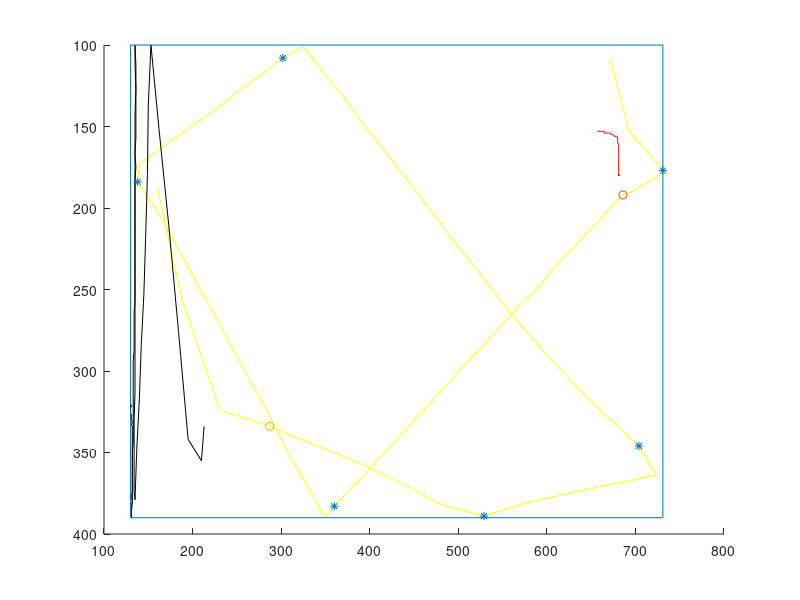

Write MATLAB code to recreate this figure.
% initialisation

clear;clc; close all

pos = [[681,180,160,187,213,334];[681,180,188,256,213,334];[682,180,231,324,210,355];[681,180,287,334,195,342];[681,180,341,346,184,275];[681,180,390,357,173,210];[682,180,436,369,162,151];[681,180,481,382,153,100];[681,180,529,389,150,137];[682,180,576,381,149,180];[681,180,625,375,147,218];[681,180,677,369,145,253];[681,180,724,364,142,285];[681,180,704,346,140,316];[681,180,664,326,137,348];[681,180,629,307,135,379];[681,180,598,289,134,374];[681,180,569,271,134,352];[681,180,542,253,134,330];[681,180,517,235,135,313];[681,180,493,219,135,295];[681,180,468,201,135,278];[681,180,444,184,135,261];[681,180,420,167,135,243];[681,180,396,151,135,226];[681,180,372,133,135,209];[681,180,348,117,135,193];[681,180,325,101,135,176];[681,180,302,108,135,160];[681,180,278,118,135,143];[681,180,255,127,136,127];[681,180,232,137,135,111];[682,180,209,146,135,100];[681,180,186,155,136,112];[681,180,163,164,136,121];[681,180,140,173,136,130];[681,180,138,184,136,139];[681,180,155,198,136,148];[681,180,169,210,136,157];[681,180,181,223,135,166];[681,180,194,235,136,175];[681,180,206,248,135,183];[681,180,219,260,135,192];[681,180,231,272,135,200];[681,180,243,284,135,208];[681,180,255,296,135,217];[681,180,267,308,135,225];[681,180,280,320,135,233];[681,180,291,332,135,241];[681,180,302,344,135,249];[681,180,314,356,135,257];[681,180,326,367,134,264];[681,180,338,379,134,272];[681,180,349,390,134,279];[681,180,360,383,134,287];[681,180,372,376,133,294];[681,180,382,370,133,301];[681,180,394,364,133,308];[681,180,404,357,133,316];[681,180,414,352,133,323];[681,180,426,345,133,329];[682,180,436,339,133,336];[681,180,446,333,133,343];[682,180,456,326,132,349];[681,180,466,321,132,356];[681,180,476,315,132,362];[681,180,486,309,132,368];[681,180,496,303,132,374];[681,180,506,297,132,380];[681,180,516,291,131,386];[681,180,526,286,131,390];[681,180,536,280,131,387];[681,180,545,274,131,383];[681,180,554,269,132,380];[681,180,564,263,131,377];[681,180,572,258,132,374];[681,180,582,253,132,371];[681,180,592,248,132,369];[681,180,600,242,132,366];[681,180,610,236,132,363];[681,180,618,231,132,360];[681,180,628,226,132,358];[681,180,636,221,132,356];[681,180,644,216,132,353];[681,180,653,211,132,351];[681,180,662,206,132,349];[681,180,670,201,132,347];[681,180,678,196,132,345];[681,179,686,192,132,343];[681,177,696,190,132,341];[681,176,704,187,132,339];[681,173,712,185,132,337];[681,172,720,182,132,336];[681,169,728,180,132,334];[681,168,731,177,131,333];[681,166,726,174,132,331];[681,165,722,171,131,330];[681,163,718,169,131,329];[681,162,714,166,131,328];[681,161,709,163,131,327];[680,160,705,160,130,326];[680,159,700,158,130,325];[680,158,696,155,130,324];[680,157,693,153,130,324];[679,156,691,150,130,323];[676,156,690,147,130,323];[675,155,689,145,130,322];[673,155,688,142,131,322];[671,154,686,139,131,321];[670,154,685,137,130,321];[668,154,684,134,130,321];[667,154,683,132,130,321];[665,154,682,130,130,321];[665,153,681,128,131,321];[663,153,680,126,131,321];[663,153,679,124,131,321];[662,153,678,122,131,321];[661,153,677,120,131,321];[660,153,676,118,131,321];[659,153,675,117,131,321];[659,153,674,115,131,321];[658,153,674,114,131,321];[657,153,673,112,131,321];[657,153,672,111,131,321];[657,153,672,110,131,321];[657,153,670,109,131,321]];
ball_diam = 11;

x_min = min(min(pos(:,[1 3 5])));
x_max = max(max(pos(:,[1 3 5])));
y_min = min(min(pos(:,[2 4 6])));
y_max = max(max(pos(:,[2 4 6])));

ScoreSheet = figure(1);

hold on

plot(pos(:,1),pos(:,2),'r-',pos(:,3),pos(:,4),'y-',pos(:,5),pos(:,6),'k-');
axis ij

line([x_min x_max],[y_min y_min]);
line([x_min x_max],[y_max y_max]);
line([x_min x_min],[y_min y_max]);
line([x_max x_max],[y_min y_max]);

posleft = [pos;pos(end,:);pos(end,:)];
posright = [pos(1,:);pos(1,:);pos];
pos = [pos(1,:);pos;pos(end,:)];

n_frames = numel(pos)/6;

vel = (posright-posleft)/2;
acc = (posright-2*pos+posleft)/4;

velleft=[vel(2:end,:);vel(end,:)];
velright=[vel(1,:);vel(1:end-1,:)];

moving(:,1) = (pos(:,1)-pos(1,1)).^2 + (pos(:,2)-pos(1,2)).^2 >= 100;
moving(:,2) = (pos(:,3)-pos(1,3)).^2 + (pos(:,4)-pos(1,4)).^2 >= 100;
moving(:,3) = (pos(:,5)-pos(1,5)).^2 + (pos(:,6)-pos(1,6)).^2 >= 100;

moving_ind = find(moving);
player_ball = ceil(min(moving_ind(mod(moving_ind-1,n_frames)==min(mod(moving_ind-1,n_frames))))/n_frames);
fprintf("player ball : %d\n",player_ball);

if player_ball == 1
    ball_a = 2;
    ball_b = 3;
elseif player_ball == 2
    ball_a = 1;
    ball_b = 3;
else
    player_ball = 3;
    ball_a = 1;
    ball_b = 2;
end

vel_comp = sqrt(max(vel(:,2*player_ball-1).^2+vel(:,2*player_ball).^2,max(velleft(:,2*player_ball-1).^2+velleft(:,2*player_ball).^2,velright(:,2*player_ball-1).^2+velright(:,2*player_ball).^2)));

vel_comp_a_sq = ball_diam^2 + max((vel(:,2*player_ball-1)-vel(:,2*ball_a-1)).^2+(vel(:,2*player_ball)-vel(:,2*ball_a)).^2,max((velleft(:,2*player_ball-1)-velleft(:,2*ball_a-1)).^2+(velleft(:,2*player_ball)-velleft(:,2*ball_a)).^2,(velright(:,2*player_ball-1)-velright(:,2*ball_a-1)).^2+(velright(:,2*player_ball)-velright(:,2*ball_a)).^2));
vel_comp_b_sq = ball_diam^2 + max((vel(:,2*player_ball-1)-vel(:,2*ball_b-1)).^2+(vel(:,2*player_ball)-vel(:,2*ball_b)).^2,max((velleft(:,2*player_ball-1)-velleft(:,2*ball_b-1)).^2+(velleft(:,2*player_ball)-velleft(:,2*ball_b)).^2,(velright(:,2*player_ball-1)-velright(:,2*ball_b-1)).^2+(velright(:,2*player_ball)-velright(:,2*ball_b)).^2));

band_touch_left = velleft(:,2*player_ball-1) < 0 & velright(:,2*player_ball-1) > 0 & (pos(:,2*player_ball-1)-x_min) <= vel_comp;
band_touch_right = velleft(:,2*player_ball-1) > 0 & velright(:,2*player_ball-1) < 0 & (-pos(:,2*player_ball-1)+x_max) <= vel_comp;
band_touch_up = velleft(:,2*player_ball) < 0 & velright(:,2*player_ball) > 0 & (pos(:,2*player_ball)-y_min) <= vel_comp;
band_touch_down = velleft(:,2*player_ball) > 0 & velright(:,2*player_ball) < 0 & (-pos(:,2*player_ball)+y_max) <= vel_comp;
ball_touch_a = (abs(acc(:,2*player_ball-1)) > 0 | abs(acc(:,2*player_ball)) > 0) & (abs(acc(:,2*ball_a-1)) > 0 | abs(acc(:,2*ball_a)) > 0) & ((pos(:,2*player_ball-1)-pos(:,2*ball_a-1)).^2 + (pos(:,2*player_ball)-pos(:,2*ball_a)).^2) < vel_comp_a_sq;
ball_touch_b = (abs(acc(:,2*player_ball-1)) > 0 | abs(acc(:,2*player_ball)) > 0) & (abs(acc(:,2*ball_b-1)) > 0 | abs(acc(:,2*ball_b)) > 0) & ((pos(:,2*player_ball-1)-pos(:,2*ball_b-1)).^2 + (pos(:,2*player_ball)-pos(:,2*ball_b)).^2) < vel_comp_b_sq;

band_touch_left_left = [band_touch_left(2:end);band_touch_left(end)];
band_touch_right_left = [band_touch_right(2:end);band_touch_right(end)];
band_touch_up_left = [band_touch_up(2:end);band_touch_up(end)];
band_touch_down_left = [band_touch_down(2:end);band_touch_down(end)];
ball_touch_a_left = [ball_touch_a(2:end);ball_touch_a(end)];
ball_touch_b_left = [ball_touch_b(2:end);ball_touch_b(end)];

band_touch_left(band_touch_left & band_touch_left_left) = 0;
band_touch_right(band_touch_right & band_touch_right_left) = 0;
band_touch_up(band_touch_up & band_touch_up_left) = 0;
band_touch_down(band_touch_down & band_touch_down_left) = 0;
ball_touch_a(ball_touch_a & ball_touch_a_left) = 0;
ball_touch_b(ball_touch_b & ball_touch_b_left) = 0;

band_touch=find(band_touch_left | band_touch_right | band_touch_up | band_touch_down);
ball_touch_a = find(ball_touch_a);
ball_touch_b = find(ball_touch_b);

plot(pos(band_touch,2*player_ball-1),pos(band_touch,2*player_ball),'*');
plot(pos(ball_touch_a,2*player_ball-1),pos(ball_touch_a,2*player_ball),'o');
plot(pos(ball_touch_b,2*player_ball-1),pos(ball_touch_b,2*player_ball),'o');

win = 0;

if numel(ball_touch_a)==0 || numel(ball_touch_b)==0 || numel(band_touch)<3
    fprintf("win : %d\n",win);
    return
end

if max(ball_touch_a) < min(ball_touch_b)
    band_touch = band_touch(band_touch>max(ball_touch_a) & band_touch<min(ball_touch_b));
    if numel(band_touch)>=3
        win = 1;
    end
else
    band_touch = band_touch(band_touch>max(ball_touch_b) & band_touch<min(ball_touch_a));
    if numel(band_touch)>=3
        win = 1;
    end
end

fprintf("win : %d\n",win);

saveas(ScoreSheet,'ScoreSheet','pdf');

return